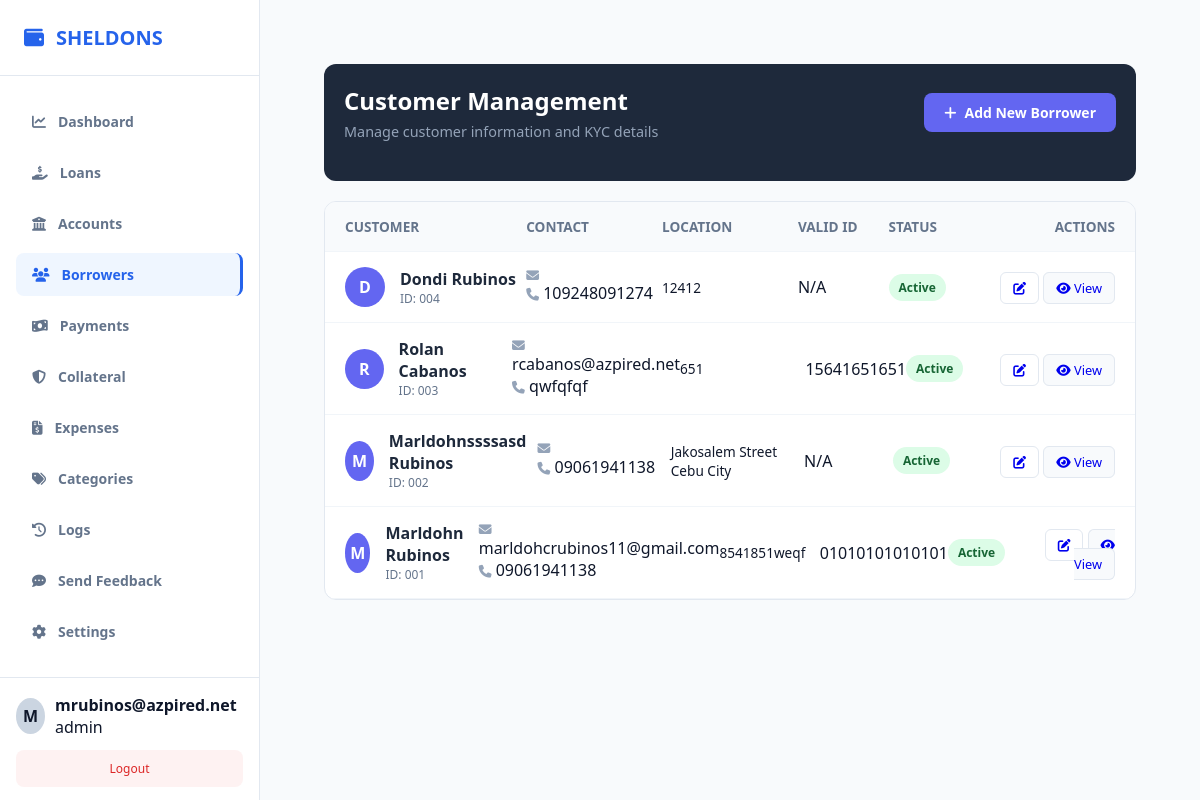
The page /public/index.php?url=borrower/index (signed in) on the database as committed earlier.
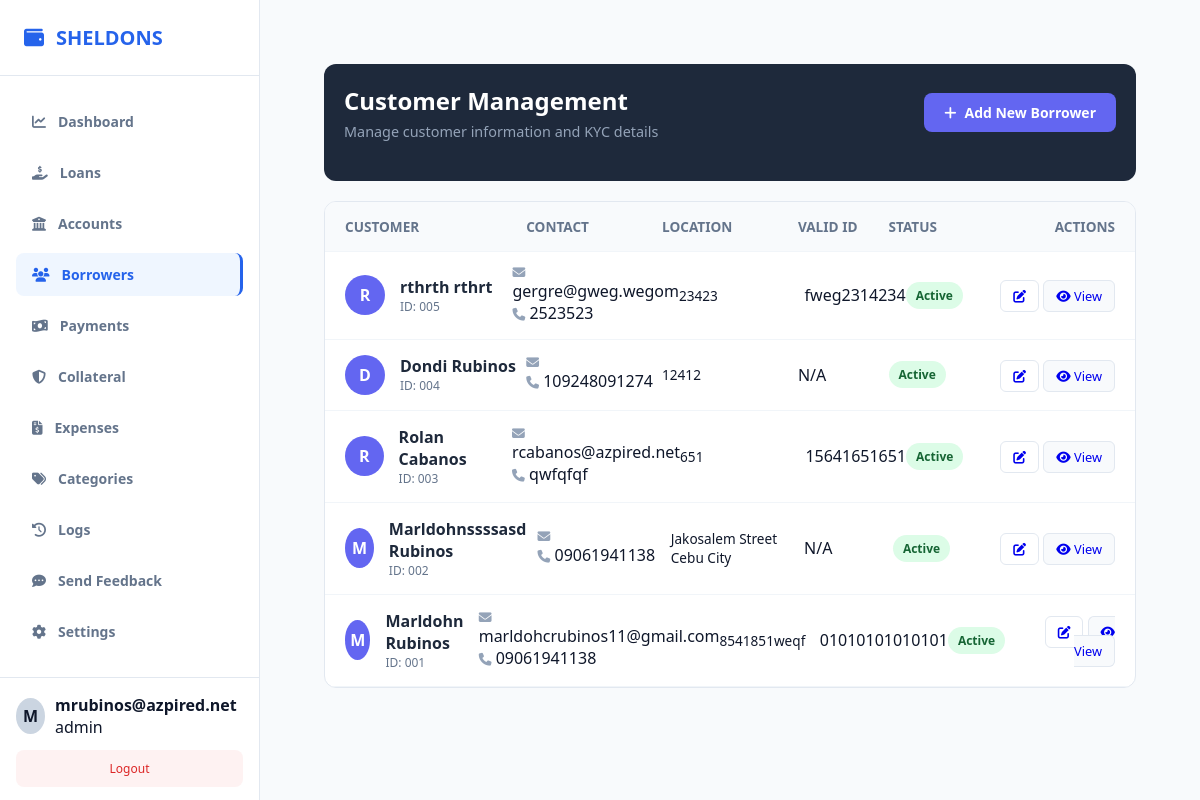
The same page on the database as committed later.
### tables this page shows
CREATE TABLE `borrowers` (
  `id` int(11) NOT NULL,
  `company_id` int(11) NOT NULL,
  `first_name` varchar(100) NOT NULL,
  `middle_name` varchar(100) DEFAULT NULL,
  `last_name` varchar(100) NOT NULL,
  `gender` varchar(20) DEFAULT NULL,
  `birthdate` date DEFAULT NULL,
  `phone` varchar(30) NOT NULL,
  `email` varchar(100) DEFAULT NULL,
  `address` text NOT NULL,
  `valid_id` varchar(150) DEFAULT NULL,
  `status` tinyint(1) DEFAULT 1,
  `created_at` timestamp NOT NULL DEFAULT current_timestamp(),
  `occupation` text DEFAULT NULL
);

### app/controllers/BorrowerController.php (called while the page is built, shortened)
<?php
require_once __DIR__ . '/../models/Borrower.php';
class BorrowerController {
    private $borrowerModel;
    public function __construct() {
        $this->borrowerModel = new Borrower();
    }
    public function index() {
        $borrowers = $this->borrowerModel->getAll();
        require_once __DIR__ . '/../views/admin/borrowers/index.php';
    }
}

### public/index.php (called while the page is built, shortened)
<?php
require_once __DIR__ . "/../app/core/Database.php";
require_once __DIR__ . "/../app/core/Model.php";
$init = new App();

### app/core/Database.php (called while the page is built)
<?php
class Database {
    private static $host = "localhost";
    private static $port = "3307";
    private static $db   = "loan_saas_db1";
    private static $user = "root";
    private static $pass = "";
    public static function getConnection() {
        try {
            $conn = new PDO(
                "mysql:host=" . self::$host . ";port=" . self::$port . ";dbname=" . self::$db,
                self::$user,
                self::$pass
            );
            $conn->setAttribute(PDO::ATTR_ERRMODE, PDO::ERRMODE_EXCEPTION);
            $conn->setAttribute(PDO::ATTR_DEFAULT_FETCH_MODE, PDO::FETCH_ASSOC);
            return $conn;
        } catch (Exception $e) {
            die("Database connection failed: " . $e->getMessage());
        }
    }
}

### app/core/Model.php (called while the page is built, shortened)
<?php
require_once __DIR__ . "/Database.php";
class Model {
    public function __construct() {
        $this->conn = Database::getConnection();
    }
    protected function getTenantId() {
        return $_SESSION['user']['company_id'] ?? 1;
    }
}

### app/models/Borrower.php (called while the page is built, shortened)
<?php
require_once __DIR__ . '/../core/Model.php';
class Borrower extends Model {
    public function getAll() {
        $stmt = $this->conn->prepare("SELECT * FROM borrowers WHERE company_id = ? ORDER BY id DESC");
        $stmt->execute([$this->getTenantId()]);
        return $stmt->fetchAll();
    }
}

### app/views/admin/borrowers/index.php (the view, shortened to what the changed rows need)
<?php require_once dirname(__DIR__, 2) . '/layouts/header.php'; ?>
<div class="customer-card">
    <div class="customer-header">
        <div>
            <h2 style="margin:0;">Customer Management</h2>
        </div>
    </div>
</div>
<div class="customer-list">
    <?php if (empty($borrowers)): ?>
        <div style="padding: 40px; text-align: center; color: #94a3b8;">No customer records found.</div>
    <?php else: ?>
        <?php foreach ($borrowers as $b): ?>
            <div class="customer-row">
                <div style="display: flex; align-items: center;">
                    <div class="avatar-circle"><?= strtoupper(substr($b['first_name'], 0, 1)) ?></div>
                    <div>
                        <div style="font-weight: 700; color: #1e293b;"><?= htmlspecialchars($b['first_name'] . ' ' . $b['last_name']) ?></div>
                        <div style="font-size: 0.75rem; color: #64748b;">ID: <?= str_pad($b['id'], 3, '0', STR_PAD_LEFT) ?></div>
                    </div>
                </div>
                <div>
                    <i class="fas fa-envelope" style="color: #94a3b8; font-size: 0.8rem;"></i> <?= htmlspecialchars($b['email']) ?><br>
                    <i class="fas fa-phone" style="color: #94a3b8; font-size: 0.8rem;"></i> <?= htmlspecialchars($b['phone']) ?>
                </div>
                <div style="font-size: 0.85rem;"><?= htmlspecialchars($b['address']) ?></div>
                <div><code><?= htmlspecialchars($b['valid_id'] ?: 'N/A') ?></code></div>
                <div>
                    <span class="badge <?= $b['status'] == 1 ? 'badge-active' : 'badge-inactive' ?>">
                        <?= $b['status'] == 1 ? 'Active' : 'Inactive' ?>
                    </span>
                </div>
                <div style="text-align: right;">
                    <a href="/loansaas/public/index.php?url=borrower/edit/<?= $b['id'] ?>" class="btn-action"><i class="fas fa-edit"></i></a>
                    <a href="/loansaas/public/index.php?url=borrower/details&id=<?= $b['id'] ?>" class="btn-action" style="background: #f8fafc;"><i class="fas fa-eye"></i> View</a>
                </div>
            </div>
        <?php endforeach; ?>
    <?php endif; ?>
</div>
<?php require_once dirname(__DIR__, 2) . '/layouts/footer.php'; ?>

### app/views/layouts/header.php (shortened to what the changed rows need)
<?php
$current_url = $_GET['url'] ?? '';
$userRole = $_SESSION['user']['role'] ?? '';
?>
<!DOCTYPE html>
<html lang="en">
<head>
    <link rel="stylesheet" href="https://cdnjs.cloudflare.com/ajax/libs/font-awesome/6.4.0/css/all.min.css">
    <link rel="stylesheet" href="/loansaas/public/css/style.css">
</head>
<body>
    <aside class="sidebar">
        <ul class="sidebar-menu">
            <?php
            $menuItems = [];
            if ($userRole === 'superadmin') {
                $menuItems = [
                    ['url' => 'feedback/index', 'icon' => 'fa-inbox', 'label' => 'User Messages'],
                    ['url' => 'admin/index', 'icon' => 'fa-building', 'label' => 'Companies'],
                    ['url' => 'superadmin/listAdmins', 'icon' => 'fa-user-shield', 'label' => 'Admin List']
                ];
            } elseif ($userRole === 'admin' || $userRole === 'staff') {
                $menuItems = [
                    ['url' => 'dashboard/index', 'icon' => 'fa-chart-line', 'label' => 'Dashboard'],
                    ['url' => 'loan/index', 'icon' => 'fa-hand-holding-dollar', 'label' => 'Loans'],
                    ['url' => 'account/index', 'icon' => 'fa-building-columns', 'label' => 'Accounts'],
                    ['url' => 'borrower/index', 'icon' => 'fa-users', 'label' => 'Borrowers'],
                    ['url' => 'payment/index', 'icon' => 'fa-money-bill-wave', 'label' => 'Payments'],
                    ['url' => 'collateral/index', 'icon' => 'fa-shield-halved', 'label' => 'Collateral'],
                    ['url' => 'expense/index', 'icon' => 'fa-file-invoice-dollar', 'label' => 'Expenses'],
                    ['url' => 'category/index', 'icon' => 'fa-tags', 'label' => 'Categories'],
                    ['url' => 'activitylogs/index', 'icon' => 'fa-clock-rotate-left', 'label' => 'Logs'],
                    ['url' => 'feedback/create', 'icon' => 'fa-comment-dots', 'label' => 'Send Feedback'],
                    ['url' => 'admin/settings', 'icon' => 'fa-gear', 'label' => 'Settings']
                ];
            }
            foreach ($menuItems as $item) {
                $active = (strpos($current_url, explode('/', $item['url'])[0]) === 0) ? 'active' : '';
                echo "<li class='menu-item $active'>
                        <a href='/loansaas/public/index.php?url={$item['url']}'>
                            <i class='fas {$item['icon']}'></i> <span>{$item['label']}</span>
                        </a>
                      </li>";
            }
            ?>
        </ul>
    </aside>
    <main class="main-content">

Rows that differ between the two databases and show on the page:
added borrowers: first_name "R", first_name+last_name "rthrth rthrt", id "005", email "gergre@gweg.wegom", phone "2523523", address "23423", valid "fweg2314234", status "Active"
